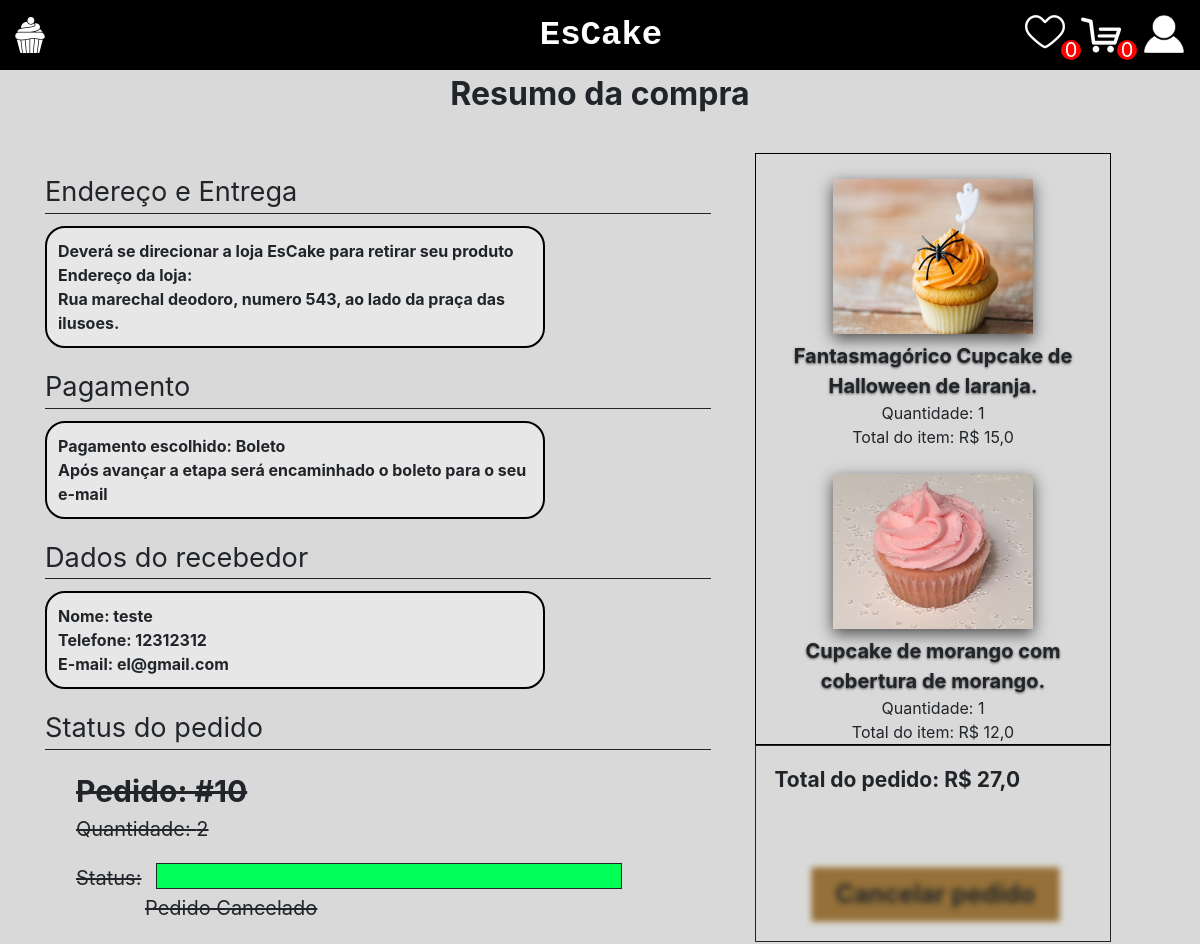
The app's page /carrinho/resumo_pedido/10 with its own data.
### login/models.py (models this page shows)
class CustomUser(AbstractUser):
    sobrenome = models.CharField(max_length=255)
    telefone = models.CharField(max_length=20)

### carrinho/models.py (models this page shows)
class Pedidos(models.Model):
    PorcentagemPedido = models.IntegerField(default=0)
    Cancelado = models.BooleanField(default=False)
    CarrinhoCodigo = models.ForeignKey(Carrinho, on_delete=models.CASCADE)

### home/models.py (models this page shows, shortened)
class Carrinho(models.Model):
    CarrinhoCodigo = models.AutoField(primary_key=True)
    ClienteCodigo = models.ForeignKey(settings.AUTH_USER_MODEL, on_delete=models.CASCADE)
    Ativo = models.BooleanField(default=True)

class ItemCarrinho(models.Model):
    CarrinhoCodigo = models.ForeignKey(Carrinho, related_name='itens', on_delete=models.CASCADE)
    ProdutoCodigo = models.ForeignKey(Produto, on_delete=models.CASCADE)
    Quantidade = models.IntegerField()
    def total_por_produto(self):
        return self.ProdutoCodigo.ProdutoValor * self.Quantidade

class ProdutoImagem(models.Model):
    produto = models.ForeignKey(Produto, related_name='imagens', on_delete=models.CASCADE)
    imagem = models.ImageField(upload_to='produtos/', default='')

class Produto(models.Model):
    ProdutoCodigo = models.AutoField(primary_key=True)
    ProdutoNome = models.CharField(max_length=55)
    ProdutoDescricao = models.CharField(max_length=2000)
    ProdutoValor = models.FloatField()

### carrinho/views.py (the view)
# urls.py: path('resumo_pedido/<int:id>', views.resumo_pedido, name='resumo_pedido'),
def resumo_pedido(request,id):
    pedido = Pedidos.objects.filter(id=id).first()
    carrinho = pedido.CarrinhoCodigo
    itens_carrinho = ItemCarrinho.objects.filter(CarrinhoCodigo=carrinho)
    total_pedido = sum(item.total_por_produto() for item in itens_carrinho)
    opcao_entrega = OpcaoEntrega.objects.filter(CarrinhoCodigo=carrinho).first()
    opcao_pagamento = OpcaoPagamento.objects.filter(OpcaoEntregaCodigo=opcao_entrega).first() if opcao_entrega else None
    user = carrinho.ClienteCodigo
    context = {
        'user': user,
        'itens_carrinho': itens_carrinho,
        'total_pedido': total_pedido,
        'opcao_entrega': opcao_entrega,
        'opcao_pagamento': opcao_pagamento,
        'pedido': pedido,
    }
    return render(request, 'resumo_pedido.html', context)

### context_processors.py (called while the page is built)
def qtd_favorite(request):
    qtd_favorite=0
    if request.user.is_authenticated:
        favoritos = Favorito.objects.filter(ClienteCodigo=request.user)
        qtd_favorite = len(favoritos)
    return {'qtd_favorite': qtd_favorite}

def qtd_cart(request):
    qtd_cart = 0
    if request.user.is_authenticated:
        carrinho = Carrinho.objects.filter(ClienteCodigo=request.user, Ativo=True).first()
        if carrinho:
            qtd_cart = carrinho.itens.count()
    return {'qtd_cart': qtd_cart}

### carrinho/templates/resumo_pedido.html (shortened to what this page needs)
{% extends 'base.html' %}
{% load static %}
{% block 'head' %}
<link rel="stylesheet" href="{% static 'home/css/home.css' %}">
<link rel="stylesheet" href="{% static 'carrinho/css/resumo_compra.css' %}">
<link rel="stylesheet" href="{% static 'carrinho/css/resumo_pedido.css' %}">
{% endblock %}
{% block 'body' %}
<div class="centered-text">
    Resumo da compra
</div>
    <div class="container">
        <div class="container-dados">
            <div class="dados">
                <div class="endereco_entrega">
                    <p>Endereço e Entrega</p>
                    <div class="caixa">
                        {% if opcao_entrega.OpcaoSelecionada == 0 %}
                            <label class="rua">Rua {{opcao_entrega.EnderecoCodigo.rua}}</label>
                            <label class="endereco">{{opcao_entrega.EnderecoCodigo.cidade}}, {{opcao_entrega.EnderecoCodigo.get_estado_display}}, CEP: {{opcao_entrega.EnderecoCodigo.cep}}</label>
                            <label class="endereco">Numero {{opcao_entrega.EnderecoCodigo.numero}}, {{opcao_entrega.EnderecoCodigo.complemento}}</label>
                        {%else%}
                            <label class="local retirada">Deverá se direcionar a loja EsCake para retirar seu produto</label>
                            <label class="local retirada">Endereço da loja:</label>
                            <label class="local retirada">Rua marechal deodoro, numero 543, ao lado da praça das ilusoes.</label>
                        {% endif %}
                    </div>
                </div>
                <div class="pagamento">
                    <p>Pagamento</p>
                    <div class="caixa">
                        <label>Pagamento escolhido: {% if opcao_pagamento.OpcaoSelecionada == 0 %}Boleto{%else%}Pix{% endif %}</label>
                        {% if opcao_pagamento.OpcaoSelecionada == 0 %}
                            <label>Após avançar a etapa será encaminhado o boleto para o seu e-mail</label>
                        {%else%}
                            <label>Após finalizar a compra o qrcode do pix será exibido em um pop-up</label>
                        {% endif %}
                    </div>
                </div>
                <div class="dados_recebedor">
                    <p>Dados do recebedor</p>
                    <div class="caixa">
                        <label class="recebedor">Nome: {{user.username}}</label>
                        <br>
                        <label class="recebedor">Telefone: {{user.telefone}}</label>
                        <br>
                        <label class="recebedor">E-mail: {{user.email}}</label>
                    </div>
                </div>
                <div class="dados_recebedor {% if pedido.Cancelado == True %} tachar {% endif %}">
                    <p>Status do pedido</p>
                    <div class="">
                        <div class="dados-pedido">
                            <label class="pedido-id">Pedido: #{{pedido.id}}</label>
                            <label>Quantidade: {{pedido.CarrinhoCodigo.itens.count}}</label>
                            <div class="status">
                                <label>Status:</label>
                                <div id="myProgress">
                                    <div id="myBar" style="width: {{pedido.PorcentagemPedido}}%;"></div>
                                  </div>
                            </div>
                            {% if pedido.Cancelado == True %}
                                <label class="descricao-status">Pedido Cancelado</label>
                            {% elif pedido.PorcentagemPedido <= 40 %}
                                <label class="descricao-status">Pedido em preparação</label>
                            {% elif pedido.PorcentagemPedido > 40 and pedido.PorcentagemPedido <= 60  %}
                                <label class="descricao-status">Pedido pronto</label>
                            {% elif pedido.PorcentagemPedido > 60 and pedido.PorcentagemPedido <= 90  %}
                                <label class="descricao-status">Pedido a caminho</label>
                            {% elif pedido.PorcentagemPedido > 90 %}
                                <label class="descricao-status">Pedido entregue</label>
                            {% endif %}
                        </div>
                    </div>
                </div>
            </div>
        </div>
        <div id="container-produtos" >
            <div class="produtos">
                {% for produto_carrinho in itens_carrinho %}
                <div class="produto-item">
                    {% with produto_carrinho.ProdutoCodigo.imagens.all|first as imagem %}
                        {% if imagem %}
                            <img class="img-prod" src="{{ imagem.imagem.url }}" alt="Imagem do Produto">
                        {% endif %}
                    {% endwith %}
                    <div>
                        <label class="nome-produto">{{produto_carrinho.ProdutoCodigo.ProdutoNome}}</label>
                    </div>
                    <div>
                        <label>Quantidade: {{produto_carrinho.Quantidade}}</label>
                    </div>
                    <div>
                        <label>Total do item: R$ {{ produto_carrinho.total_por_produto  }}</label>
                    </div>
                </div>
                {% endfor %}
            </div>
            <div id="total">
                <label>Total do pedido: R$ {{total_pedido}}</label>
                <div id="action" style="align-items: center;">
                    <a class="button-actions {% if pedido.Cancelado == True or pedido.PorcentagemPedido > 40 %} imgBlur {% endif %}"  >Cancelar pedido</a>
                </div>
            </div>
        </div>
    </div>
{% endblock %}

### templates/static/home/css/home.css (style rules this page uses)
a { text-decoration: none; color: inherit !important; }
.container { padding: 2px 16px; display: flex; flex-wrap: wrap; }
.centered-text { display: flex; justify-content: center; font-size: 2em; font-weight: bold; }

### templates/static/carrinho/css/resumo_compra.css (style rules this page uses)
.container-dados { display: flex; align-items: center; flex-direction: column; width: 60%; }
#container-produtos { width: 40%; display: flex; justify-content: flex-start; align-items: center; flex-direction: column; }
img.img-prod { width: 200px; height: 155px; float: left; }
p { border-bottom: 1px solid; margin-bottom: 12px !important; font-size: 1.7em; }
.caixa { width: 75% !important; font-weight: bold; padding: 11px; background-color: #e7e7e7; margin: 0px !important; border-radius: 20px 20px 20px 20px; border: 2px solid black; }
.produtos { border: 1px solid black; width: 80%; display: flex; justify-content: center; align-items: center; flex-direction: column; }
.produto-item { text-align: center; display: flex; justify-content: center; align-items: center; flex-direction: column; margin-top: 25px; }
.nome-produto { font-weight: bold; text-shadow: rgba(0, 0, 0, 0.65) 0px 1.3px 2.6px; font-size: 20px; }
img.img-prod { box-shadow: rgba(0, 0, 0, 0.65) 0px 5px 15px; margin-bottom: 7px; }
label { margin-bottom: 0px !important; }
div#total { width: 80%; display: flex; justify-content: center; align-items: baseline; flex-direction: column; border: 1px solid; padding: 18px; font-weight: bold; font-size: 21px; }
.button-actions { text-decoration: none !important; text-decoration: none; color: inherit !important; padding: 9px 25px 9px 25px; display: inline-block; margin-left: 5px; border: 1px solid white; background-color: #957038; font-size: 25px; font-weight: bold; }
div#action { width: 100%; display: flex; justify-content: center; align-items: end; flex-direction: column; margin-top: 70px; }
.container { margin-top: 33px; }
.dados div { margin-top: 19px; }

### templates/static/carrinho/css/resumo_pedido.css (style rules this page uses)
#myProgress { width: 100%; border: 1px solid; height: 26px; background-color: #ddd; margin-top: 0px; }
#myBar { width: 10%; height: 24px; background-color: #00ff57; margin-top: 0px; }
.dados-pedido { display: flex; flex-direction: column; width: 82%; margin-left: 31px; font-size: 20px; }
.status { display: flex; }
.pedido-id { font-weight: bold; font-size: 30px; }
div#myProgress { margin-left: 15px; }
label.descricao-status { padding-left: 69px; }
.imgBlur { filter: blur(3px) !important; }
div.tachar label { text-decoration: line-through; }

### templates/static/base/css/base.css (style rules this page uses)
body { background-color: #d9d9d9 }

### records on screen
CustomUser: username "teste", telefone "12312312", email "el@gmail.com"
Pedidos: id "10", CarrinhoCodigo.itens.count "2"
ItemCarrinho: imagem (picture), ProdutoCodigo.ProdutoNome "Fantasmagórico Cupcake de Halloween de laranja.", Quantidade "1", total_por_produto "15,0"
ItemCarrinho: imagem (picture), ProdutoCodigo.ProdutoNome "Cupcake de morango com cobertura de morango.", Quantidade "1", total_por_produto "12,0"

### other values on screen
{{ qtd_favorite }} "0"
{{ qtd_cart }} "0"
{{ total_pedido }} "27,0"
